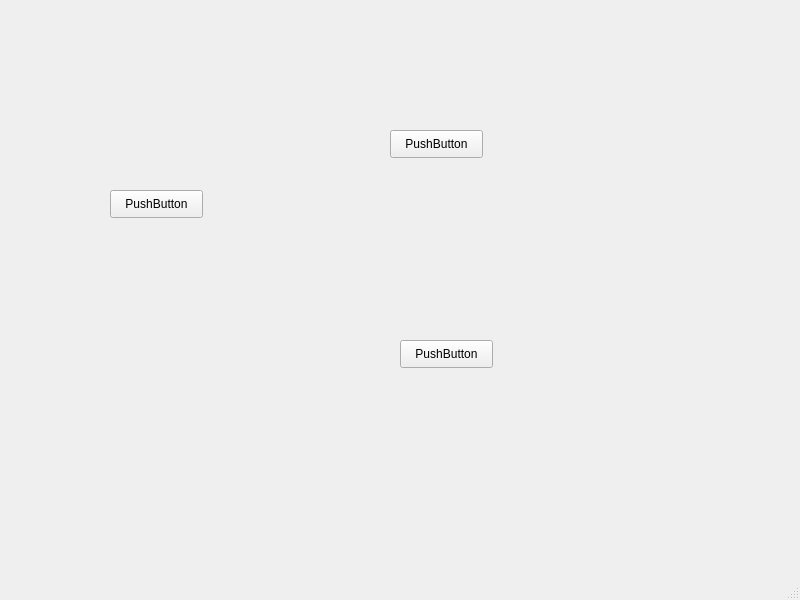
<?xml version="1.0" encoding="UTF-8"?>
<ui version="4.0">
 <class>MainWindow</class>
 <widget class="QMainWindow" name="MainWindow">
  <property name="geometry">
   <rect>
    <x>0</x>
    <y>0</y>
    <width>800</width>
    <height>600</height>
   </rect>
  </property>
  <property name="windowTitle">
   <string>MainWindow</string>
  </property>
  <widget class="QWidget" name="centralwidget">
   <widget class="QPushButton" name="pushButton">
    <property name="geometry">
     <rect>
      <x>110</x>
      <y>190</y>
      <width>93</width>
      <height>28</height>
     </rect>
    </property>
    <property name="text">
     <string>PushButton</string>
    </property>
   </widget>
   <widget class="QPushButton" name="pushButton_2">
    <property name="geometry">
     <rect>
      <x>400</x>
      <y>340</y>
      <width>93</width>
      <height>28</height>
     </rect>
    </property>
    <property name="text">
     <string>PushButton</string>
    </property>
   </widget>
   <widget class="QPushButton" name="pushButton_3">
    <property name="geometry">
     <rect>
      <x>390</x>
      <y>130</y>
      <width>93</width>
      <height>28</height>
     </rect>
    </property>
    <property name="text">
     <string>PushButton</string>
    </property>
   </widget>
  </widget>
  <widget class="QMenuBar" name="menubar">
   <property name="geometry">
    <rect>
     <x>0</x>
     <y>0</y>
     <width>800</width>
     <height>26</height>
    </rect>
   </property>
  </widget>
  <widget class="QStatusBar" name="statusbar"/>
 </widget>
 <resources/>
 <connections/>
</ui>
